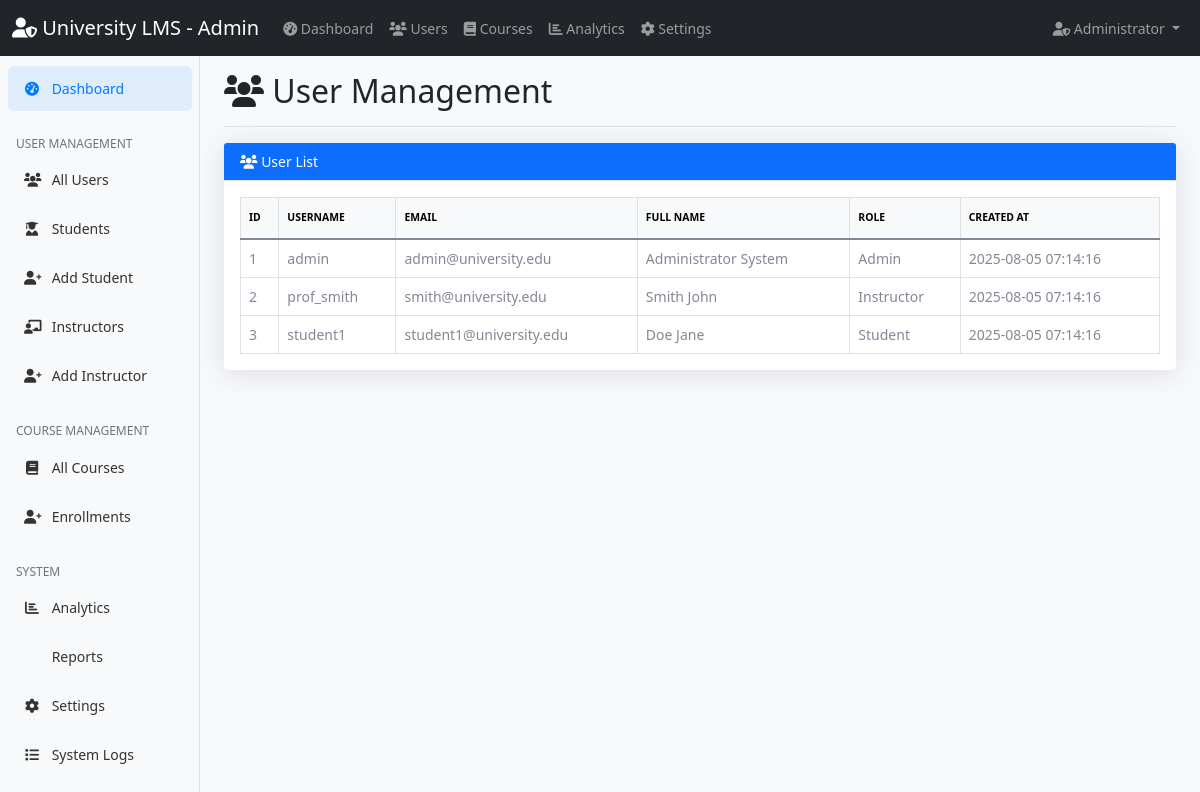
Before: /admin/users.php (signed in) with the older database file.
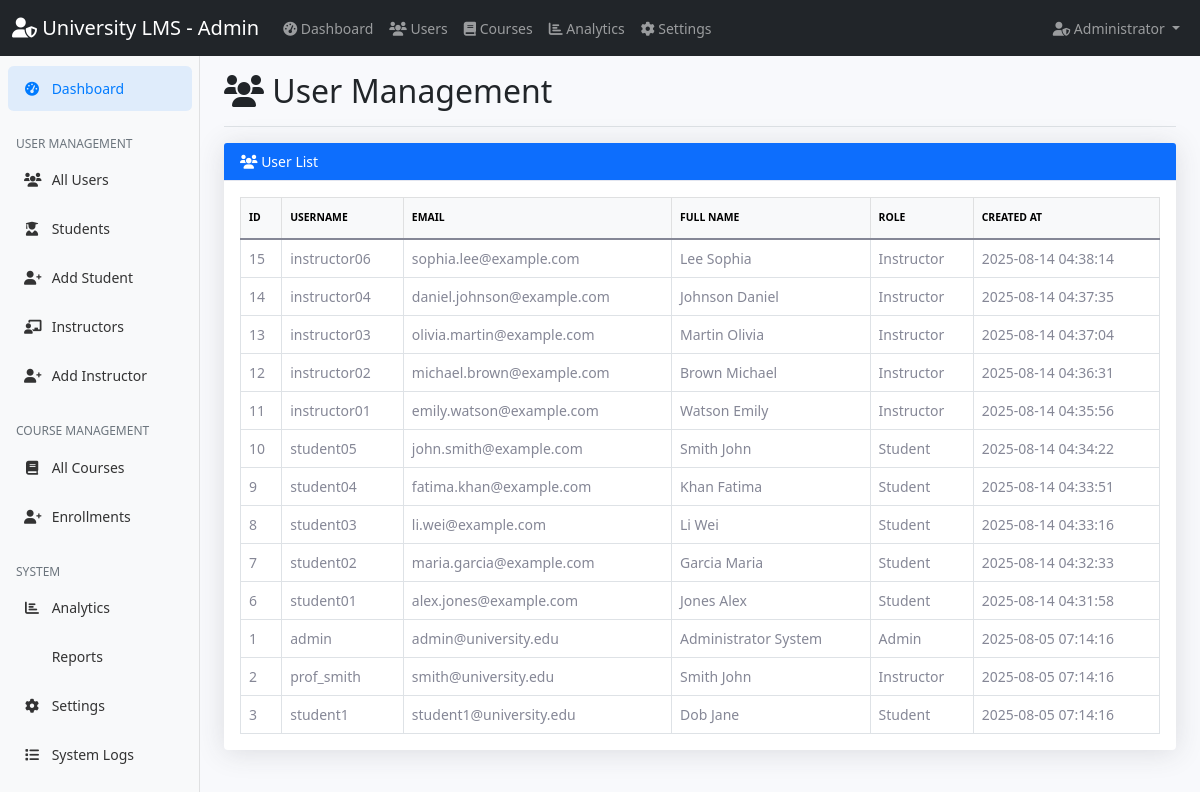
After: the same page with the newer database file.
### tables this page shows
CREATE TABLE `users` (
  `id` int(11) NOT NULL,
  `username` varchar(50) NOT NULL,
  `email` varchar(100) NOT NULL,
  `password` varchar(255) NOT NULL,
  `first_name` varchar(50) NOT NULL,
  `last_name` varchar(50) NOT NULL,
  `role` enum('student','instructor','admin') NOT NULL,
  `profile_image` varchar(255) DEFAULT NULL,
  `created_at` timestamp NOT NULL DEFAULT current_timestamp(),
  `updated_at` timestamp NOT NULL DEFAULT current_timestamp() ON UPDATE current_timestamp()
);

### admin/users.php (the view, shortened to what this page needs)
<?php
$database = new Database();
$conn = $database->getConnection();
$stmt = $conn->prepare("SELECT * FROM users ORDER BY created_at DESC");
$stmt->execute();
$result = $stmt->fetchAll(PDO::FETCH_ASSOC);
?>
<!DOCTYPE html>
<html lang="vi">
<head>
    <link href="https://cdn.jsdelivr.net/npm/bootstrap@5.1.3/dist/css/bootstrap.min.css" rel="stylesheet">
    <link href="https://cdnjs.cloudflare.com/ajax/libs/font-awesome/6.0.0/css/all.min.css" rel="stylesheet">
    <link href="../assets/css/dashboard.css" rel="stylesheet">
</head>
<body>
    <?php include '../includes/admin_navbar.php'; ?>
    <div class="container-fluid">
        <div class="row">
            <?php include '../includes/admin_sidebar.php'; ?>
            <main class="col-md-9 ms-sm-auto col-lg-10 px-md-4">
                <div class="d-flex justify-content-between flex-wrap flex-md-nowrap align-items-center pt-3 pb-2 mb-3 border-bottom">
                    <h1 class="h2">
                        <i class="fas fa-users"></i> User Management
                    </h1>
                </div>
                <div class="row mb-4">
                    <div class="col-12">
                        <div class="card shadow">
                            <div class="card-header bg-primary text-white">
                                <i class="fas fa-users"></i> User List
                            </div>
                            <div class="card-body">
                                <div class="table-responsive">
                                    <table class="table table-bordered table-hover align-middle mb-0">
                                        <thead class="table-light">
                                            <tr>
                                                <th scope="col">ID</th>
                                                <th scope="col">Username</th>
                                                <th scope="col">Email</th>
                                                <th scope="col">Full Name</th>
                                                <th scope="col">Role</th>
                                                <th scope="col">Created At</th>
                                            </tr>
                                        </thead>
                                        <tbody>
                                        <?php if ($result && count($result) > 0): ?>
                                            <?php foreach($result as $row): ?>
                                                <tr>
                                                    <td><?= $row['id'] ?></td>
                                                    <td><?= htmlspecialchars($row['username']) ?></td>
                                                    <td><?= htmlspecialchars($row['email']) ?></td>
                                                    <td><?= htmlspecialchars($row['last_name'] . ' ' . $row['first_name']) ?></td>
                                                    <td><?= ucfirst($row['role']) ?></td>
                                                    <td><?= $row['created_at'] ?></td>
                                                   </tr>
                                            <?php endforeach; ?>
                                        <?php else: ?>
                                            <tr><td colspan="7" class="text-center">No users found.</td></tr>
                                        <?php endif; ?>
                                        </tbody>
                                    </table>
                                </div>
                            </div>
                        </div>
                    </div>
                </div>
            </main>
        </div>
    </div>
</body>
</html>

Changed rows visible on the page:
added users: id "15", username "instructor06", email "sophia.lee@example.com", last_name+first_name "Lee Sophia", role "Instructor", created_at "2025-08-14 04:38:14"
added users: id "14", username "instructor04", email "daniel.johnson@example.com", last_name+first_name "Johnson Daniel", role "Instructor", created_at "2025-08-14 04:37:35"
added users: id "13", username "instructor03", email "olivia.martin@example.com", last_name+first_name "Martin Olivia", role "Instructor", created_at "2025-08-14 04:37:04"
added users: id "12", username "instructor02", email "michael.brown@example.com", last_name+first_name "Brown Michael", role "Instructor", created_at "2025-08-14 04:36:31"
added users: id "11", username "instructor01", email "emily.watson@example.com", last_name+first_name "Watson Emily", role "Instructor", created_at "2025-08-14 04:35:56"
added users: id "10", username "student05", email "john.smith@example.com", last_name+first_name "Smith John", role "Student", created_at "2025-08-14 04:34:22"
added users: id "9", username "student04", email "fatima.khan@example.com", last_name+first_name "Khan Fatima", role "Student", created_at "2025-08-14 04:33:51"
added users: id "8", username "student03", email "li.wei@example.com", last_name+first_name "Li Wei", role "Student", created_at "2025-08-14 04:33:16"
added users: id "7", username "student02", email "maria.garcia@example.com", last_name+first_name "Garcia Maria", role "Student", created_at "2025-08-14 04:32:33"
added users: id "6", username "student01", email "alex.jones@example.com", last_name+first_name "Jones Alex", role "Student", created_at "2025-08-14 04:31:58"
changed users "student1": last_name+first_name "Doe Jane" → "Dob Jane"
